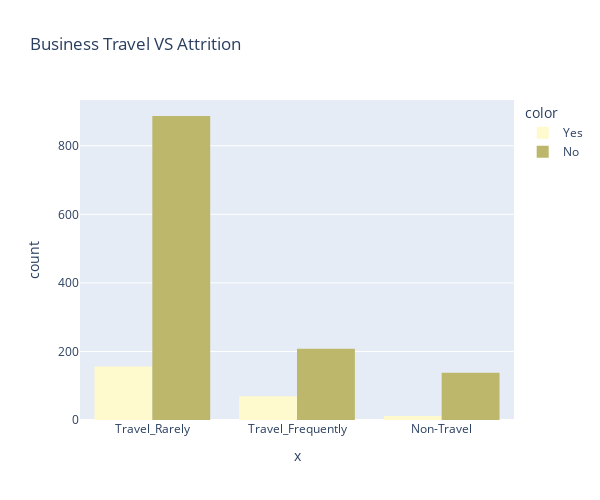

Source (notebook cell):
### Code cell
fig = px.histogram(x=hrdata['BusinessTravel'], 
                   color=hrdata['Attrition'],
                   barmode='group',
                   color_discrete_sequence=['lemonchiffon','darkkhaki'], 
                   height=500, 
                   width=600,
                  title='Business Travel VS Attrition')
fig.show()

### Figure 1 — Plotly figure (JSON) as saved in the notebook; plotly's stock layout.template omitted (floating-point values rounded to 4 significant figures; data arrays with more than 128 entries replaced by an {"elided": "..."} marker saying what was removed)
{"data": [{"alignmentgroup": "True", "bingroup": "x", "hovertemplate": "color=Yes<br>x=%{x}<br>count=%{y}<extra></extra>", "legendgroup": "Yes", "marker": {"color": "lemonchiffon"}, "name": "Yes", "offsetgroup": "Yes", "orientation": "v", "showlegend": true, "type": "histogram", "x": {"elided": "237 str values"}, "xaxis": "x", "yaxis": "y"}, {"alignmentgroup": "True", "bingroup": "x", "hovertemplate": "color=No<br>x=%{x}<br>count=%{y}<extra></extra>", "legendgroup": "No", "marker": {"color": "darkkhaki"}, "name": "No", "offsetgroup": "No", "orientation": "v", "showlegend": true, "type": "histogram", "x": {"elided": "1233 str values"}, "xaxis": "x", "yaxis": "y"}], "layout": {"barmode": "group", "height": 500, "legend": {"title": {"text": "color"}, "tracegroupgap": 0}, "title": {"text": "Business Travel VS Attrition"}, "width": 600, "xaxis": {"anchor": "y", "autorange": true, "domain": [0, 1], "range": [-0.5, 2.5], "title": {"text": "x"}, "type": "category"}, "yaxis": {"anchor": "x", "autorange": true, "domain": [0, 1], "range": [0, 933.7], "title": {"text": "count"}}}}
